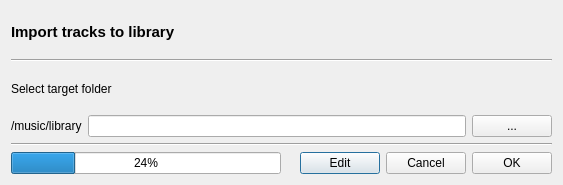
<?xml version="1.0" encoding="UTF-8"?>
<ui version="4.0">
 <class>ImportFolder</class>
 <widget class="QDialog" name="ImportFolder">
  <property name="geometry">
   <rect>
    <x>0</x>
    <y>0</y>
    <width>563</width>
    <height>185</height>
   </rect>
  </property>
  <property name="windowTitle">
   <string>Import</string>
  </property>
  <layout class="QGridLayout" name="gridLayout">
   <item row="0" column="0" colspan="2">
    <widget class="QLabel" name="lab_title">
     <property name="font">
      <font>
       <pointsize>11</pointsize>
       <weight>75</weight>
       <bold>true</bold>
      </font>
     </property>
     <property name="text">
      <string>Import tracks to library</string>
     </property>
    </widget>
   </item>
   <item row="2" column="0">
    <widget class="QLabel" name="lab_target_info">
     <property name="text">
      <string>Select target folder</string>
     </property>
    </widget>
   </item>
   <item row="8" column="0" colspan="2">
    <layout class="QHBoxLayout" name="horizontalLayout_2">
     <item>
      <widget class="QProgressBar" name="pb_progress">
       <property name="value">
        <number>24</number>
       </property>
      </widget>
     </item>
     <item>
      <widget class="QLabel" name="lab_status">
       <property name="text">
        <string/>
       </property>
      </widget>
     </item>
     <item>
      <widget class="QPushButton" name="btn_edit">
       <property name="text">
        <string>Edit</string>
       </property>
      </widget>
     </item>
     <item>
      <widget class="QPushButton" name="btn_cancel">
       <property name="focusPolicy">
        <enum>Qt::StrongFocus</enum>
       </property>
       <property name="text">
        <string>Cancel</string>
       </property>
      </widget>
     </item>
     <item>
      <widget class="QPushButton" name="btn_ok">
       <property name="focusPolicy">
        <enum>Qt::StrongFocus</enum>
       </property>
       <property name="text">
        <string>OK</string>
       </property>
      </widget>
     </item>
    </layout>
   </item>
   <item row="3" column="0" colspan="2">
    <layout class="QHBoxLayout" name="horizontalLayout">
     <item>
      <widget class="QLabel" name="lab_target_path">
       <property name="text">
        <string notr="true">/music/library</string>
       </property>
      </widget>
     </item>
     <item>
      <widget class="QLineEdit" name="le_directory">
       <property name="readOnly">
        <bool>true</bool>
       </property>
      </widget>
     </item>
     <item>
      <widget class="QPushButton" name="btn_choose_dir">
       <property name="sizePolicy">
        <sizepolicy hsizetype="Minimum" vsizetype="Fixed">
         <horstretch>0</horstretch>
         <verstretch>0</verstretch>
        </sizepolicy>
       </property>
       <property name="minimumSize">
        <size>
         <width>25</width>
         <height>0</height>
        </size>
       </property>
       <property name="focusPolicy">
        <enum>Qt::StrongFocus</enum>
       </property>
       <property name="text">
        <string>...</string>
       </property>
      </widget>
     </item>
    </layout>
   </item>
   <item row="7" column="0" colspan="2">
    <widget class="Line" name="line_3">
     <property name="orientation">
      <enum>Qt::Horizontal</enum>
     </property>
    </widget>
   </item>
   <item row="1" column="0" colspan="2">
    <widget class="Line" name="line">
     <property name="orientation">
      <enum>Qt::Horizontal</enum>
     </property>
    </widget>
   </item>
  </layout>
 </widget>
 <resources/>
 <connections/>
</ui>
